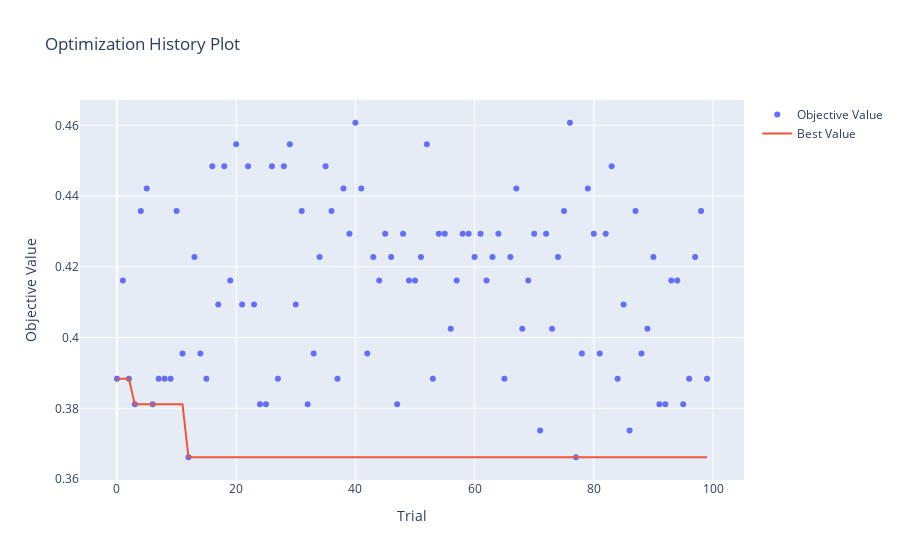

The code cell stored with this chart in its notebook:
### Code cell
#plot_optimization_histor: shows the scores from all trials as well as the best score so far at each point.
optuna.visualization.plot_optimization_history(study_GBC)
